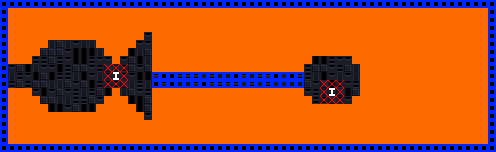

Below is a game level as drawn by its tile map, then a one-line description and the .tmx that defines it (tile-layer data replaced by summaries):
An orthogonal 62x19 tile map with 8x8 px tiles, 9 tile layers (Background, GeometryBG, GeometryDestroyable - HIDE ME, Geometry, ...), 2 hidden layers not drawn, 2 tilesets and 142 objects.

<map version="1.0.0" orientation="orthogonal" renderorder="left-down" width="62" height="19" tilewidth="8" tileheight="8" nextobjectid="1">
 <tileset firstgid="1" source="exported_tilesets/Prototype Orange.tsx" />
 <tileset firstgid="86" name="Zeta" tilewidth="8" tileheight="8" spacing="1" margin="1" tilecount="176" columns="4">
  <image source="../Sprites/geometry/zeta_complex/zeta_complex.png" width="37" height="397" />
  <terraintypes>
   <terrain name="Purple" tile="-1" />
  </terraintypes>
  <tile id="0">
   <objectgroup draworder="index">
    <object id="1" x="0" y="0" width="8" height="8" />
   </objectgroup>
  </tile>
  <tile id="1">
   <objectgroup draworder="index">
    <object id="1" x="0" y="0" width="8" height="8" />
   </objectgroup>
  </tile>
  <tile id="2" terrain="0,,0,">
   <objectgroup draworder="index">
    <object id="2" x="0" y="0" width="8" height="8" />
   </objectgroup>
  </tile>
  <tile id="3">
   <objectgroup draworder="index">
    <object id="1" x="0" y="0" width="8" height="8" />
   </objectgroup>
  </tile>
  <tile id="4">
   <objectgroup draworder="index">
    <object id="1" x="0" y="0" width="8" height="8" />
   </objectgroup>
  </tile>
  <tile id="5" terrain="0,0,0,0">
   <objectgroup draworder="index">
    <object id="1" x="0" y="0" width="8" height="8" />
   </objectgroup>
  </tile>
  <tile id="6" terrain="0,0,0,0">
   <objectgroup draworder="index">
    <object id="1" x="0" y="0" width="8" height="8" />
   </objectgroup>
  </tile>
  <tile id="7" terrain="0,0,,">
   <objectgroup draworder="index">
    <object id="1" x="0" y="0" width="8" height="8" />
   </objectgroup>
  </tile>
  <tile id="8" terrain="0,,,">
   <objectgroup draworder="index">
    <object id="2" x="0" y="0">
     <polygon points="0,0 0,8 8,0" />
    </object>
   </objectgroup>
  </tile>
  <tile id="9" terrain=",,0,">
   <objectgroup draworder="index">
    <object id="2" x="0" y="0">
     <polygon points="0,0 0,8 8,8" />
    </object>
   </objectgroup>
  </tile>
  <tile id="10" terrain=",,0,0">
   <objectgroup draworder="index">
    <object id="1" x="0" y="0" width="8" height="8" />
   </objectgroup>
  </tile>
  <tile id="11" terrain=",,,0">
   <objectgroup draworder="index">
    <object id="3" x="0" y="8">
     <polygon points="0,0 8,-8 8,0 0,0" />
    </object>
   </objectgroup>
  </tile>
  <tile id="12">
   <objectgroup draworder="index">
    <object id="1" x="0" y="0" width="8" height="8" />
   </objectgroup>
  </tile>
  <tile id="13" terrain=",0,,0">
   <objectgroup draworder="index">
    <object id="1" x="0" y="0" width="8" height="8" />
   </objectgroup>
  </tile>
  <tile id="14" terrain=",0,,">
   <objectgroup draworder="index">
    <object id="2" x="0" y="0">
     <polygon points="0,0 8,8 8,0" />
    </object>
   </objectgroup>
  </tile>
  <tile id="15">
   <objectgroup draworder="index">
    <object id="1" x="5" y="0" width="3" height="8" />
   </objectgroup>
  </tile>
  <tile id="16">
   <objectgroup draworder="index">
    <object id="2" x="0" y="0" width="3" height="8" />
   </objectgroup>
  </tile>
  <tile id="17">
   <objectgroup draworder="index">
    <object id="1" x="0" y="0" width="8" height="8" />
   </objectgroup>
  </tile>
  <tile id="18">
   <objectgroup draworder="index">
    <object id="1" x="0" y="0" width="8" height="8" />
   </objectgroup>
  </tile>
  <tile id="19">
   <objectgroup draworder="index">
    <object id="1" x="0" y="0" width="8" height="8" />
   </objectgroup>
  </tile>
  <tile id="20">
   <objectgroup draworder="index">
    <object id="1" x="0" y="0" width="8" height="8" />
   </objectgroup>
  </tile>
  <tile id="21">
   <objectgroup draworder="index">
    <object id="1" x="0" y="0" width="8" height="8" />
   </objectgroup>
  </tile>
  <tile id="22">
   <objectgroup draworder="index">
    <object id="1" x="0" y="0" width="8" height="8" />
   </objectgroup>
  </tile>
  <tile id="23">
   <objectgroup draworder="index">
    <object id="1" x="0" y="0" width="8" height="8" />
   </objectgroup>
  </tile>
  <tile id="24">
   <objectgroup draworder="index">
    <object id="1" x="0" y="0" width="8" height="8" />
   </objectgroup>
  </tile>
  <tile id="25">
   <objectgroup draworder="index">
    <object id="1" x="0" y="0" width="8" height="8" />
   </objectgroup>
  </tile>
  <tile id="26">
   <objectgroup draworder="index">
    <object id="1" x="0" y="0" width="8" height="8" />
   </objectgroup>
  </tile>
  <tile id="27">
   <objectgroup draworder="index">
    <object id="1" x="0" y="0" width="8" height="8" />
   </objectgroup>
  </tile>
  <tile id="28">
   <objectgroup draworder="index">
    <object id="1" x="0" y="0" width="8" height="8" />
   </objectgroup>
  </tile>
  <tile id="29">
   <objectgroup draworder="index">
    <object id="1" x="0" y="0" width="8" height="8" />
   </objectgroup>
  </tile>
  <tile id="30">
   <objectgroup draworder="index">
    <object id="1" x="0" y="0" width="8" height="8" />
   </objectgroup>
  </tile>
  <tile id="31">
   <objectgroup draworder="index">
    <object id="1" x="0" y="0" width="8" height="8" />
   </objectgroup>
  </tile>
  <tile id="32">
   <objectgroup draworder="index">
    <object id="1" x="0" y="0" width="8" height="8" />
   </objectgroup>
  </tile>
  <tile id="33">
   <objectgroup draworder="index">
    <object id="1" x="0" y="0" width="8" height="8" />
   </objectgroup>
  </tile>
  <tile id="34">
   <objectgroup draworder="index">
    <!-- 1 objects omitted --></objectgroup>
  </tile>
  <tile id="35">
   <objectgroup draworder="index">
    <!-- 1 objects omitted --></objectgroup>
  </tile>
  <tile id="36">
   <objectgroup draworder="index">
    <!-- 1 objects omitted --></objectgroup>
  </tile>
  <tile id="37">
   <objectgroup draworder="index">
    <!-- 1 objects omitted --></objectgroup>
  </tile>
  <tile id="38">
   <objectgroup draworder="index">
    <!-- 1 objects omitted --></objectgroup>
  </tile>
  <tile id="39">
   <objectgroup draworder="index">
    <!-- 1 objects omitted --></objectgroup>
  </tile>
  <tile id="40">
   <objectgroup draworder="index">
    <!-- 1 objects omitted --></objectgroup>
  </tile>
  <tile id="41">
   <objectgroup draworder="index">
    <!-- 1 objects omitted --></objectgroup>
  </tile>
  <tile id="42">
   <objectgroup draworder="index">
    <!-- 1 objects omitted --></objectgroup>
  </tile>
  <tile id="43">
   <objectgroup draworder="index">
    <!-- 1 objects omitted --></objectgroup>
  </tile>
  <tile id="44">
   <objectgroup draworder="index">
    <!-- 1 objects omitted --></objectgroup>
  </tile>
  <tile id="45">
   <objectgroup draworder="index">
    <!-- 1 objects omitted --></objectgroup>
  </tile>
  <tile id="46">
   <objectgroup draworder="index">
    <!-- 1 objects omitted --></objectgroup>
  </tile>
  <tile id="47">
   <objectgroup draworder="index">
    <!-- 1 objects omitted --></objectgroup>
  </tile>
  <tile id="48">
   <objectgroup draworder="index">
    <!-- 1 objects omitted --></objectgroup>
  </tile>
  <tile id="49">
   <objectgroup draworder="index">
    <!-- 1 objects omitted --></objectgroup>
  </tile>
  <tile id="50">
   <objectgroup draworder="index">
    <!-- 1 objects omitted --></objectgroup>
  </tile>
  <tile id="51">
   <objectgroup draworder="index">
    <!-- 1 objects omitted --></objectgroup>
  </tile>
  <tile id="52">
   <objectgroup draworder="index">
    <!-- 4 objects omitted --></objectgroup>
  </tile>
  <tile id="53">
   <objectgroup draworder="index">
    <!-- 2 objects omitted --></objectgroup>
  </tile>
  <tile id="54">
   <objectgroup draworder="index">
    <!-- 1 objects omitted --></objectgroup>
  </tile>
  <tile id="55">
   <objectgroup draworder="index">
    <!-- 4 objects omitted --></objectgroup>
  </tile>
  <tile id="56">
   <objectgroup draworder="index">
    <!-- 1 objects omitted --></objectgroup>
  </tile>
  <tile id="57">
   <objectgroup draworder="index">
    <!-- 1 objects omitted --></objectgroup>
  </tile>
  <tile id="63">
   <objectgroup draworder="index">
    <!-- 1 objects omitted --></objectgroup>
  </tile>
  <tile id="64">
   <objectgroup draworder="index">
    <!-- 1 objects omitted --></objectgroup>
  </tile>
  <tile id="65">
   <objectgroup draworder="index">
    <!-- 1 objects omitted --></objectgroup>
  </tile>
  <tile id="66">
   <objectgroup draworder="index">
    <!-- 1 objects omitted --></objectgroup>
  </tile>
  <tile id="67">
   <objectgroup draworder="index">
    <!-- 1 objects omitted --></objectgroup>
  </tile>
  <tile id="68">
   <objectgroup draworder="index">
    <!-- 1 objects omitted --></objectgroup>
  </tile>
  <tile id="69">
   <objectgroup draworder="index">
    <!-- 1 objects omitted --></objectgroup>
  </tile>
  <tile id="70">
   <objectgroup draworder="index">
    <!-- 1 objects omitted --></objectgroup>
  </tile>
  <tile id="71">
   <objectgroup draworder="index">
    <!-- 1 objects omitted --></objectgroup>
  </tile>
  <tile id="72">
   <objectgroup draworder="index">
    <!-- 1 objects omitted --></objectgroup>
  </tile>
  <tile id="73">
   <objectgroup draworder="index">
    <!-- 1 objects omitted --></objectgroup>
  </tile>
  <tile id="74">
   <objectgroup draworder="index">
    <!-- 1 objects omitted --></objectgroup>
  </tile>
  <tile id="75">
   <objectgroup draworder="index">
    <!-- 1 objects omitted --></objectgroup>
  </tile>
  <tile id="76">
   <objectgroup draworder="index">
    <!-- 1 objects omitted --></objectgroup>
  </tile>
  <tile id="77">
   <objectgroup draworder="index">
    <!-- 1 objects omitted --></objectgroup>
  </tile>
  <tile id="78">
   <objectgroup draworder="index">
    <!-- 1 objects omitted --></objectgroup>
  </tile>
  <tile id="79">
   <objectgroup draworder="index">
    <!-- 1 objects omitted --></objectgroup>
  </tile>
  <tile id="80">
   <objectgroup draworder="index">
    <!-- 1 objects omitted --></objectgroup>
  </tile>
  <tile id="81">
   <objectgroup draworder="index">
    <!-- 1 objects omitted --></objectgroup>
  </tile>
  <tile id="82">
   <objectgroup draworder="index">
    <!-- 1 objects omitted --></objectgroup>
  </tile>
  <tile id="83">
   <objectgroup draworder="index" />
  </tile>
  <tile id="94">
   <objectgroup draworder="index">
    <!-- 1 objects omitted --></objectgroup>
  </tile>
  <tile id="104">
   <objectgroup draworder="index">
    <!-- 1 objects omitted --></objectgroup>
  </tile>
  <tile id="105">
   <objectgroup draworder="index">
    <!-- 1 objects omitted --></objectgroup>
  </tile>
  <tile id="106">
   <objectgroup draworder="index">
    <!-- 1 objects omitted --></objectgroup>
  </tile>
  <tile id="107">
   <objectgroup draworder="index">
    <!-- 1 objects omitted --></objectgroup>
  </tile>
  <tile id="108">
   <objectgroup draworder="index">
    <!-- 1 objects omitted --></objectgroup>
  </tile>
  <tile id="109">
   <objectgroup draworder="index">
    <!-- 1 objects omitted --></objectgroup>
  </tile>
  <tile id="110">
   <objectgroup draworder="index">
    <!-- 1 objects omitted --></objectgroup>
  </tile>
  <tile id="111">
   <objectgroup draworder="index">
    <!-- 1 objects omitted --></objectgroup>
  </tile>
  <tile id="112">
   <objectgroup draworder="index">
    <!-- 1 objects omitted --></objectgroup>
  </tile>
  <tile id="113">
   <objectgroup draworder="index">
    <!-- 1 objects omitted --></objectgroup>
  </tile>
  <tile id="114">
   <objectgroup draworder="index">
    <!-- 1 objects omitted --></objectgroup>
  </tile>
  <tile id="115">
   <objectgroup draworder="index">
    <!-- 1 objects omitted --></objectgroup>
  </tile>
  <tile id="116">
   <objectgroup draworder="index">
    <!-- 1 objects omitted --></objectgroup>
  </tile>
  <tile id="117">
   <objectgroup draworder="index">
    <!-- 1 objects omitted --></objectgroup>
  </tile>
  <tile id="118">
   <objectgroup draworder="index">
    <!-- 1 objects omitted --></objectgroup>
  </tile>
  <tile id="119">
   <objectgroup draworder="index">
    <!-- 1 objects omitted --></objectgroup>
  </tile>
  <tile id="120">
   <objectgroup draworder="index">
    <!-- 1 objects omitted --></objectgroup>
  </tile>
  <tile id="121">
   <objectgroup draworder="index">
    <!-- 1 objects omitted --></objectgroup>
  </tile>
  <tile id="122">
   <objectgroup draworder="index">
    <!-- 1 objects omitted --></objectgroup>
  </tile>
  <tile id="123">
   <objectgroup draworder="index">
    <!-- 1 objects omitted --></objectgroup>
  </tile>
  <tile id="124">
   <objectgroup draworder="index">
    <!-- 1 objects omitted --></objectgroup>
  </tile>
  <tile id="125">
   <objectgroup draworder="index">
    <!-- 1 objects omitted --></objectgroup>
  </tile>
  <tile id="126">
   <objectgroup draworder="index">
    <!-- 1 objects omitted --></objectgroup>
  </tile>
  <tile id="127">
   <objectgroup draworder="index">
    <!-- 1 objects omitted --></objectgroup>
  </tile>
  <tile id="128">
   <objectgroup draworder="index">
    <!-- 1 objects omitted --></objectgroup>
  </tile>
  <tile id="129">
   <objectgroup draworder="index">
    <!-- 1 objects omitted --></objectgroup>
  </tile>
  <tile id="130">
   <objectgroup draworder="index">
    <!-- 1 objects omitted --></objectgroup>
  </tile>
  <tile id="131">
   <objectgroup draworder="index">
    <!-- 1 objects omitted --></objectgroup>
  </tile>
  <tile id="143">
   <objectgroup draworder="index">
    <!-- 1 objects omitted --></objectgroup>
  </tile>
  <tile id="144">
   <objectgroup draworder="index">
    <!-- 1 objects omitted --></objectgroup>
  </tile>
  <tile id="147">
   <objectgroup draworder="index">
    <!-- 1 objects omitted --></objectgroup>
  </tile>
  <tile id="148">
   <objectgroup draworder="index">
    <!-- 1 objects omitted --></objectgroup>
  </tile>
  <tile id="149">
   <objectgroup draworder="index">
    <!-- 1 objects omitted --></objectgroup>
  </tile>
  <tile id="150">
   <objectgroup draworder="index">
    <!-- 1 objects omitted --></objectgroup>
  </tile>
  <tile id="151">
   <objectgroup draworder="index">
    <!-- 1 objects omitted --></objectgroup>
  </tile>
  <tile id="152">
   <objectgroup draworder="index">
    <!-- 1 objects omitted --></objectgroup>
  </tile>
  <tile id="153">
   <objectgroup draworder="index">
    <!-- 1 objects omitted --></objectgroup>
  </tile>
  <tile id="154">
   <objectgroup draworder="index">
    <!-- 1 objects omitted --></objectgroup>
  </tile>
  <tile id="155">
   <objectgroup draworder="index">
    <!-- 1 objects omitted --></objectgroup>
  </tile>
  <tile id="156">
   <objectgroup draworder="index">
    <!-- 1 objects omitted --></objectgroup>
  </tile>
  <tile id="157">
   <objectgroup draworder="index">
    <!-- 1 objects omitted --></objectgroup>
  </tile>
  <tile id="158">
   <objectgroup draworder="index">
    <!-- 1 objects omitted --></objectgroup>
  </tile>
  <tile id="159">
   <objectgroup draworder="index">
    <!-- 1 objects omitted --></objectgroup>
  </tile>
  <tile id="160">
   <objectgroup draworder="index">
    <!-- 1 objects omitted --></objectgroup>
  </tile>
  <tile id="161">
   <objectgroup draworder="index">
    <!-- 1 objects omitted --></objectgroup>
  </tile>
  <tile id="162">
   <objectgroup draworder="index">
    <!-- 1 objects omitted --></objectgroup>
  </tile>
  <tile id="163">
   <objectgroup draworder="index">
    <!-- 1 objects omitted --></objectgroup>
  </tile>
  <tile id="164">
   <objectgroup draworder="index">
    <!-- 1 objects omitted --></objectgroup>
  </tile>
  <tile id="165">
   <objectgroup draworder="index">
    <!-- 1 objects omitted --></objectgroup>
  </tile>
  <tile id="166">
   <objectgroup draworder="index">
    <!-- 1 objects omitted --></objectgroup>
  </tile>
  <tile id="167">
   <objectgroup draworder="index">
    <!-- 1 objects omitted --></objectgroup>
  </tile>
  <tile id="168">
   <objectgroup draworder="index">
    <!-- 1 objects omitted --></objectgroup>
  </tile>
  <tile id="169">
   <objectgroup draworder="index">
    <!-- 1 objects omitted --></objectgroup>
  </tile>
  <tile id="170">
   <objectgroup draworder="index">
    <!-- 1 objects omitted --></objectgroup>
  </tile>
  <tile id="171">
   <objectgroup draworder="index">
    <!-- 1 objects omitted --></objectgroup>
  </tile>
  <tile id="172">
   <objectgroup draworder="index">
    <!-- 1 objects omitted --></objectgroup>
  </tile>
 </tileset>
 <layer name="Background" width="62" height="19">
  <properties>
   <property name="unity:ignore" value="collision" />
   <property name="unity:sortingLayerName" value="Background" />
  </properties>
  <data>[1178 cells, 1020 non-empty, 5 distinct tile ids]</data>
 </layer>
 <layer name="ParalaxBG" width="62" height="19" visible="0">
  <properties>
   <property name="unity:ignore" value="collision" />
   <property name="unity:sortingLayerName" value="ParalaxBG" />
   <property name="unity:tag" value="TiledParalax" />
  </properties>
  <data>[1178 cells, 0 non-empty, 0 distinct tile ids]</data>
 </layer>
 <layer name="ParalaxFG" width="62" height="19" visible="0">
  <properties>
   <property name="unity:ignore" value="collision" />
   <property name="unity:sortingLayerName" value="ParalaxFG" />
   <property name="unity:tag" value="TiledParalax" />
  </properties>
  <data>[1178 cells, 0 non-empty, 0 distinct tile ids]</data>
 </layer>
 <layer name="GeometryBG" width="62" height="19">
  <properties>
   <property name="unity:ignore" value="collision" />
   <property name="unity:sortingLayerName" value="GeometryBG" />
   <property name="unity:sortingOrder" value="-10" />
  </properties>
  <data>[1178 cells, 158 non-empty, 1 distinct tile ids]</data>
 </layer>
 <layer name="GeometryDestroyable - HIDE ME" width="62" height="19">
  <properties>
   <property name="unity:ignore" value="collision" />
   <property name="unity:layer" value="Geometry" />
   <property name="unity:sortingLayerName" value="Geometry" />
  </properties>
  <data>[1178 cells, 38 non-empty, 1 distinct tile ids]</data>
 </layer>
 <layer name="Geometry" width="62" height="19">
  <properties>
   <property name="unity:layer" value="Geometry" />
   <property name="unity:sortingLayerName" value="Geometry" />
  </properties>
  <data>[1178 cells, 822 non-empty, 1 distinct tile ids]</data>
 </layer>
 <layer name="GeometryTest" width="62" height="19">
  <properties>
   <property name="unity:layer" value="Geometry" />
   <property name="unity:sortingLayerName" value="Geometry" />
   <property name="unity:sortingOrder" type="int" value="10" />
  </properties>
  <data>[1178 cells, 0 non-empty, 0 distinct tile ids]</data>
 </layer>
 <layer name="Items - HIDE ME" width="62" height="19">
  <properties>
   <property name="unity:layer" value="Geometry" />
   <property name="unity:sortingLayerName" value="Items" />
   <property name="unity:sortingOrder" type="int" value="-5" />
  </properties>
  <data>[1178 cells, 18 non-empty, 2 distinct tile ids]</data>
 </layer>
 <layer name="Foreground" width="62" height="19">
  <properties>
   <property name="unity:ignore" value="collision" />
   <property name="unity:sortingLayerName" value="Foreground" />
  </properties>
  <data>[1178 cells, 0 non-empty, 0 distinct tile ids]</data>
 </layer>
 <layer name="Foreground2" width="62" height="19">
  <properties>
   <property name="unity:ignore" value="collision" />
   <property name="unity:sortingLayerName" value="Foreground" />
   <property name="unity:sortingOrder" type="int" value="10" />
  </properties>
  <data>[1178 cells, 0 non-empty, 0 distinct tile ids]</data>
 </layer>
 <layer name="Foreground3" width="62" height="19">
  <properties>
   <property name="unity:ignore" value="collision" />
   <property name="unity:sortingLayerName" value="Foreground" />
   <property name="unity:sortingOrder" type="int" value="20" />
  </properties>
  <data>[1178 cells, 0 non-empty, 0 distinct tile ids]</data>
 </layer>
</map>
<!-- 108 of 142 objects omitted -->
